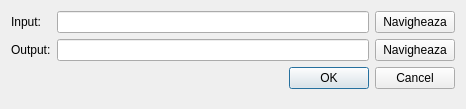
<?xml version="1.0" encoding="UTF-8"?>
<ui version="4.0">
 <class>TestDialog</class>
 <widget class="QDialog" name="TestDialog">
  <property name="geometry">
   <rect>
    <x>0</x>
    <y>0</y>
    <width>466</width>
    <height>109</height>
   </rect>
  </property>
  <property name="windowTitle">
   <string>Setarile testului</string>
  </property>
  <layout class="QFormLayout" name="formLayout">
   <item row="0" column="0">
    <widget class="QLabel" name="inputLabel">
     <property name="text">
      <string>Input:</string>
     </property>
    </widget>
   </item>
   <item row="0" column="1">
    <layout class="QHBoxLayout" name="inputLayout">
     <property name="sizeConstraint">
      <enum>QLayout::SetMaximumSize</enum>
     </property>
     <item>
      <widget class="QLineEdit" name="inputLineEdit"/>
     </item>
     <item>
      <widget class="QPushButton" name="inputBrowseButton">
       <property name="text">
        <string>Navigheaza</string>
       </property>
      </widget>
     </item>
    </layout>
   </item>
   <item row="1" column="0">
    <widget class="QLabel" name="outputLabel">
     <property name="text">
      <string>Output:</string>
     </property>
    </widget>
   </item>
   <item row="1" column="1">
    <layout class="QHBoxLayout" name="outputLayout">
     <property name="sizeConstraint">
      <enum>QLayout::SetMaximumSize</enum>
     </property>
     <item>
      <widget class="QLineEdit" name="outputLineEdit"/>
     </item>
     <item>
      <widget class="QPushButton" name="outputBrowseButton">
       <property name="text">
        <string>Navigheaza</string>
       </property>
      </widget>
     </item>
    </layout>
   </item>
   <item row="2" column="0" colspan="2">
    <widget class="QDialogButtonBox" name="buttonBox">
     <property name="orientation">
      <enum>Qt::Horizontal</enum>
     </property>
     <property name="standardButtons">
      <set>QDialogButtonBox::Cancel|QDialogButtonBox::Ok</set>
     </property>
    </widget>
   </item>
  </layout>
 </widget>
 <resources/>
 <connections>
  <connection>
   <sender>buttonBox</sender>
   <signal>accepted()</signal>
   <receiver>TestDialog</receiver>
   <slot>accept()</slot>
   <hints>
    <hint type="sourcelabel">
     <x>248</x>
     <y>254</y>
    </hint>
    <hint type="destinationlabel">
     <x>157</x>
     <y>274</y>
    </hint>
   </hints>
  </connection>
  <connection>
   <sender>buttonBox</sender>
   <signal>rejected()</signal>
   <receiver>TestDialog</receiver>
   <slot>reject()</slot>
   <hints>
    <hint type="sourcelabel">
     <x>316</x>
     <y>260</y>
    </hint>
    <hint type="destinationlabel">
     <x>286</x>
     <y>274</y>
    </hint>
   </hints>
  </connection>
 </connections>
</ui>
